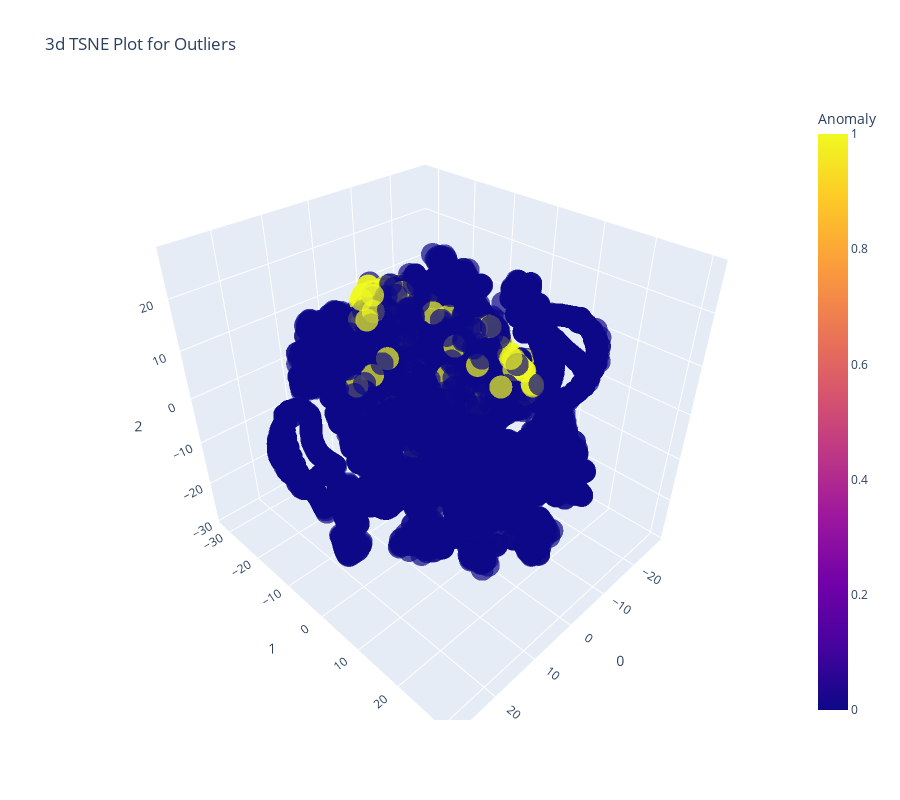

The notebook cell this image was saved under:
### Code cell
plot_model(iforest,plot='tsne')

### Figure 1 — Plotly figure (JSON) as saved in the notebook; plotly's stock layout.template omitted (floating-point values rounded to 4 significant figures; data arrays with more than 128 entries replaced by an {"elided": "..."} marker saying what was removed)
{"data": [{"customdata": {"elided": "10000x1 float values"}, "hovertemplate": "0=%{x}<br>1=%{y}<br>2=%{z}<br>Feature=%{customdata[0]}<br>Anomaly=%{marker.color}<extra></extra>", "legendgroup": "", "marker": {"color": {"elided": "10000 int values"}, "coloraxis": "coloraxis", "opacity": 0.7, "symbol": "circle"}, "mode": "markers", "name": "", "scene": "scene", "showlegend": false, "type": "scatter3d", "x": {"elided": "10000 float values"}, "y": {"elided": "10000 float values"}, "z": {"elided": "10000 float values"}}], "layout": {"coloraxis": {"colorbar": {"title": {"text": "Anomaly"}}, "colorscale": [[0, "#0d0887"], [0.1111, "#46039f"], [0.2222, "#7201a8"], [0.3333, "#9c179e"], [0.4444, "#bd3786"], [0.5556, "#d8576b"], [0.6667, "#ed7953"], [0.7778, "#fb9f3a"], [0.8889, "#fdca26"], [1, "#f0f921"]]}, "height": 800, "legend": {"tracegroupgap": 0}, "scene": {"domain": {"x": [0, 1], "y": [0, 1]}, "xaxis": {"title": {"text": "0"}}, "yaxis": {"title": {"text": "1"}}, "zaxis": {"title": {"text": "2"}}}, "title": {"text": "3d TSNE Plot for Outliers"}, "width": 900}}
